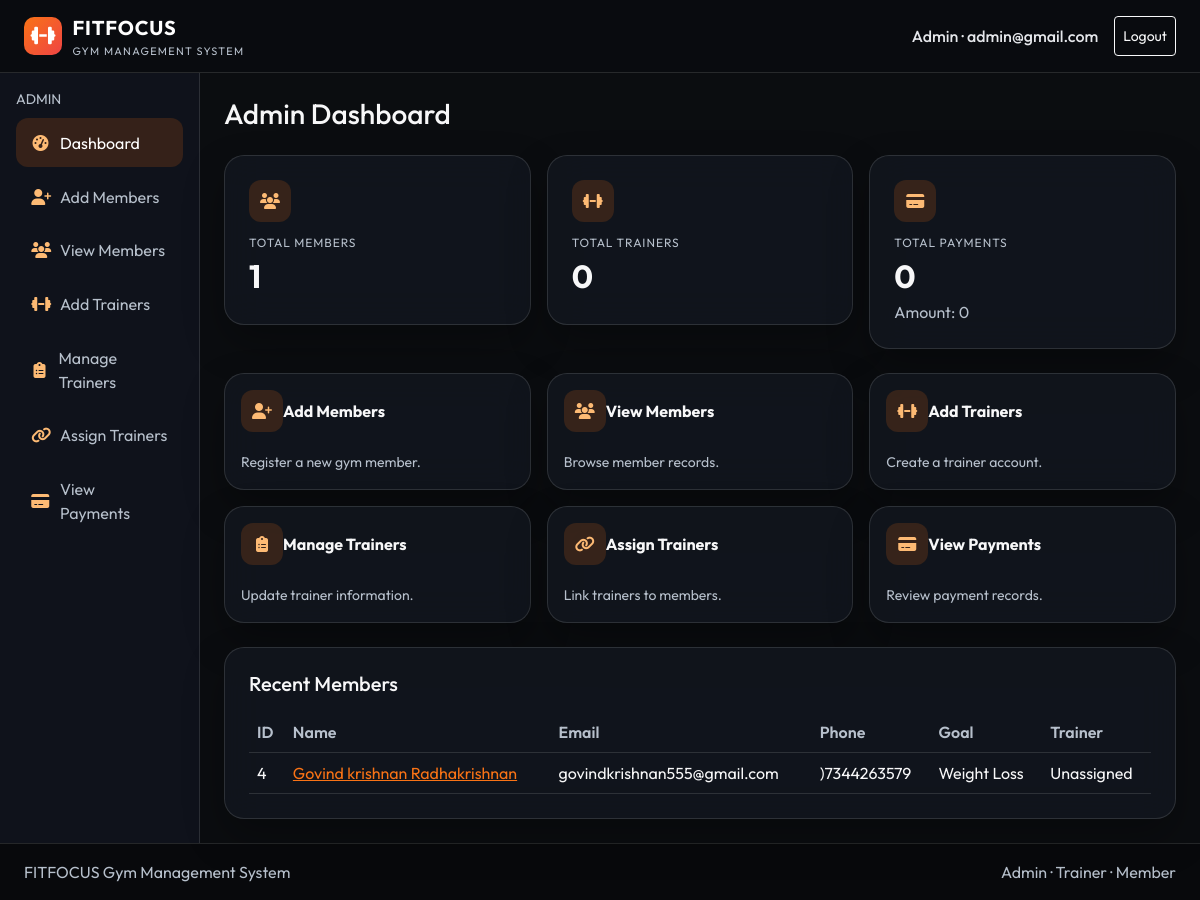
Before: /admin-dashboard/ (signed in) with the older database file.
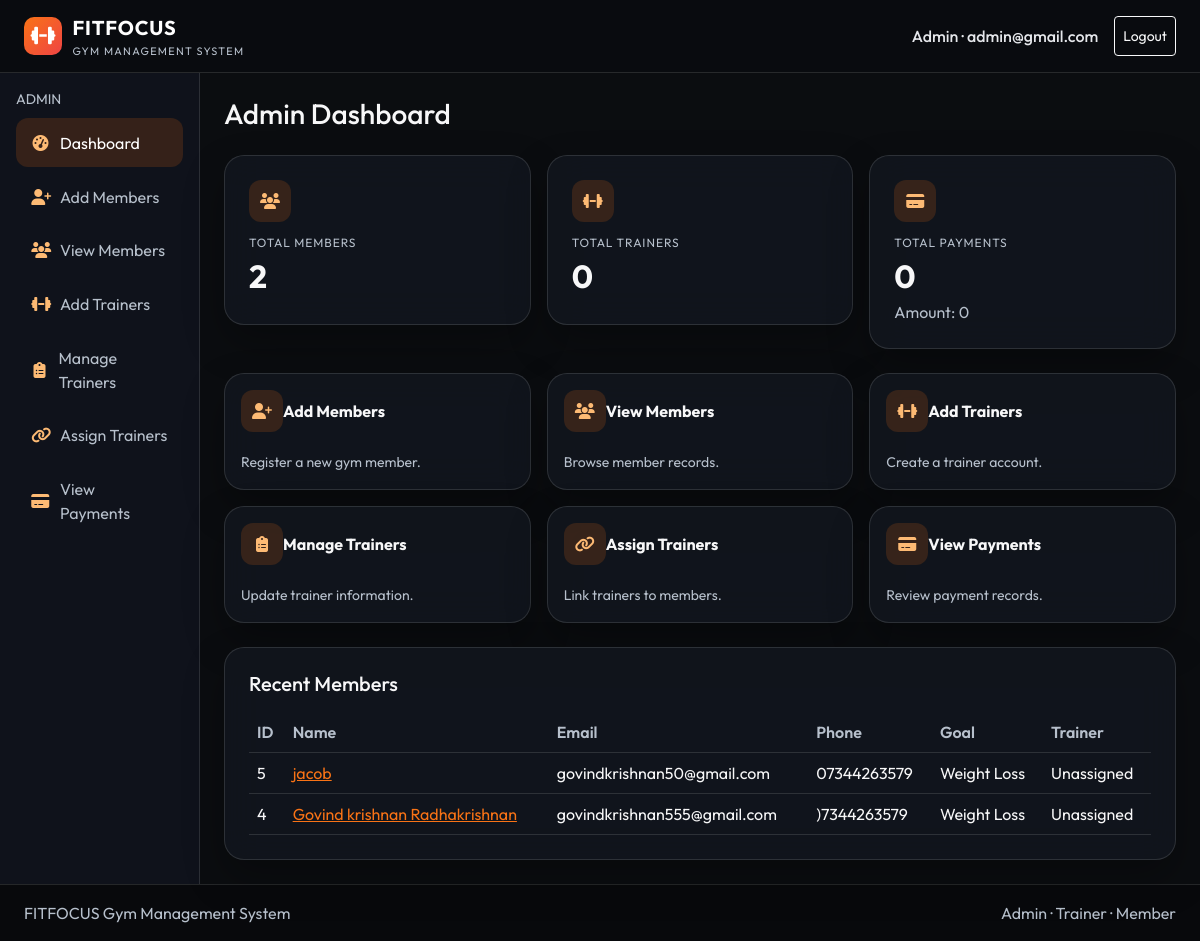
After: the same page with the newer database file.
### gymapp/models.py (models this page shows, shortened)
class User(AbstractUser):
    class Role(models.TextChoices):
        ADMIN = 'admin', 'Admin'
        TRAINER = 'trainer', 'Trainer'
        MEMBER = 'member', 'Member'
    username = None
    email = models.EmailField(unique=True)
    role = models.CharField(max_length=20, choices=Role.choices)
    USERNAME_FIELD = 'email'
    REQUIRED_FIELDS = []
    objects = UserManager()

class Member(models.Model):
    GENDER_CHOICES = [
        ('Male', 'Male'),
        ('Female', 'Female'),
        ('Other', 'Other'),
    ]
    member_id = models.AutoField(primary_key=True)
    user = models.OneToOneField(
        settings.AUTH_USER_MODEL,
        on_delete=models.CASCADE,
        related_name='member_profile',
    )
    trainer = models.ForeignKey(
        Trainer,
        on_delete=models.SET_NULL,
        null=True,
        blank=True,
        related_name='assigned_members',
    )
    fullname = models.CharField(max_length=150)
    dob = models.DateField()
    age = models.PositiveIntegerField()
    gender = models.CharField(max_length=20, choices=GENDER_CHOICES)
    phone = models.CharField(max_length=20, unique=True)
    address = models.TextField()
    height = models.DecimalField(max_digits=5, decimal_places=2, help_text='Height in centimetres')
    weight = models.DecimalField(max_digits=5, decimal_places=2, help_text='Weight in kilograms')
    goal = models.CharField(max_length=150)
    @property
    def email(self):
        return self.user.email

### gymapp/views/admin_views.py (the view)
# urls.py: path('admin-dashboard/', admin_views.dashboard, name='admin_dashboard'),
@role_required(User.Role.ADMIN)
def dashboard(request):
    members = Member.objects.select_related('trainer', 'user').order_by('-member_id')
    payments = Payment.objects.select_related('member')
    context = {
        'total_members': members.count(),
        'total_trainers': Trainer.objects.count(),
        'total_payments': payments.count(),
        'payment_total_amount': payments.aggregate(total=Sum('amount'))['total'] or 0,
        'recent_members': members[:5],
    }
    return render(request, 'admin/dashboard.html', context)

### gymapp/context_processors.py (called while the page is built)
def role_context(request):
    profile = None
    user = getattr(request, 'user', None)
    if user and user.is_authenticated:
        if user.role == User.Role.ADMIN:
            profile = getattr(user, 'admin_profile', None)
        elif user.role == User.Role.TRAINER:
            profile = getattr(user, 'trainer_profile', None)
        elif user.role == User.Role.MEMBER:
            profile = getattr(user, 'member_profile', None)
    return {'current_profile': profile}

### templates/admin/dashboard.html (shortened to what this page needs)
{% extends "dashboard_base.html" %}
{% block dashboard_content %}
<h1 class="h3 mb-4">Admin Dashboard</h1>
<div class="row g-3 mb-4">
    <div class="col-sm-6 col-md-4">
        <div class="stat-card p-4">
            <div class="stat-icon"><i class="fa-solid fa-users"></i></div>
            <div class="stat-label">Total Members</div>
            <div class="stat-value">{{ total_members }}</div>
        </div>
    </div>
    <div class="col-sm-6 col-md-4">
        <div class="stat-card p-4">
            <div class="stat-icon"><i class="fa-solid fa-dumbbell"></i></div>
            <div class="stat-label">Total Trainers</div>
            <div class="stat-value">{{ total_trainers }}</div>
        </div>
    </div>
    <div class="col-sm-6 col-md-4">
        <div class="stat-card p-4">
            <div class="stat-icon"><i class="fa-solid fa-credit-card"></i></div>
            <div class="stat-label">Total Payments</div>
            <div class="stat-value">{{ total_payments }}</div>
            <div class="text-muted">Amount: {{ payment_total_amount }}</div>
        </div>
    </div>
</div>
<div class="row g-3 mb-4">
    <div class="col-sm-6 col-lg-4">
        <a class="dashboard-link" href="{% url 'admin_member_add' %}">
            <div class="stat-card p-3 h-100"><div class="stat-icon"><i class="fa-solid fa-user-plus"></i></div><strong>Add Members</strong><p class="small text-muted mb-0 mt-2">Register a new gym member.</p></div>
        </a>
    </div>
    <div class="col-sm-6 col-lg-4">
        <a class="dashboard-link" href="{% url 'admin_members' %}">
            <div class="stat-card p-3 h-100"><div class="stat-icon"><i class="fa-solid fa-users"></i></div><strong>View Members</strong><p class="small text-muted mb-0 mt-2">Browse member records.</p></div>
        </a>
    </div>
    <div class="col-sm-6 col-lg-4">
        <a class="dashboard-link" href="{% url 'admin_trainer_add' %}">
            <div class="stat-card p-3 h-100"><div class="stat-icon"><i class="fa-solid fa-dumbbell"></i></div><strong>Add Trainers</strong><p class="small text-muted mb-0 mt-2">Create a trainer account.</p></div>
        </a>
    </div>
    <div class="col-sm-6 col-lg-4">
        <a class="dashboard-link" href="{% url 'admin_trainers_manage' %}">
            <div class="stat-card p-3 h-100"><div class="stat-icon"><i class="fa-solid fa-clipboard-list"></i></div><strong>Manage Trainers</strong><p class="small text-muted mb-0 mt-2">Update trainer information.</p></div>
        </a>
    </div>
    <div class="col-sm-6 col-lg-4">
        <a class="dashboard-link" href="{% url 'admin_assign_trainer' %}">
            <div class="stat-card p-3 h-100"><div class="stat-icon"><i class="fa-solid fa-link"></i></div><strong>Assign Trainers</strong><p class="small text-muted mb-0 mt-2">Link trainers to members.</p></div>
        </a>
    </div>
    <div class="col-sm-6 col-lg-4">
        <a class="dashboard-link" href="{% url 'admin_payments' %}">
            <div class="stat-card p-3 h-100"><div class="stat-icon"><i class="fa-solid fa-credit-card"></i></div><strong>View Payments</strong><p class="small text-muted mb-0 mt-2">Review payment records.</p></div>
        </a>
    </div>
</div>
<div class="content-card p-4">
    <h2 class="h5 mb-3">Recent Members</h2>
    <div class="table-responsive">
        <table class="table table-hover align-middle mb-0">
            <thead>
                <tr>
                    <th>ID</th>
                    <th>Name</th>
                    <th>Email</th>
                    <th>Phone</th>
                    <th>Goal</th>
                    <th>Trainer</th>
                </tr>
            </thead>
            <tbody>
                {% for member in recent_members %}
                    <tr>
                        <td>{{ member.member_id }}</td>
                        <td><a href="{% url 'admin_member_detail' member.member_id %}">{{ member.fullname }}</a></td>
                        <td>{{ member.email }}</td>
                        <td>{{ member.phone }}</td>
                        <td>{{ member.goal }}</td>
                        <td>{{ member.trainer.fullname|default:"Unassigned" }}</td>
                    </tr>
                {% empty %}
                    <tr><td colspan="6" class="text-muted">No members yet.</td></tr>
                {% endfor %}
            </tbody>
        </table>
    </div>
</div>
{% endblock %}

### templates/dashboard_base.html (shortened to what this page needs)
{% extends "base.html" %}
{% block body_class %}page-dashboard{% endblock %}
{% block content %}
<div class="container-fluid">
    <div class="row">
        <aside class="col-lg-3 col-xl-2 sidebar p-3">
            {% include "includes/sidebar.html" %}
        </aside>
        <main class="col-lg-9 col-xl-10 p-3 p-md-4">
            {% block dashboard_content %}{% endblock %}
        </main>
    </div>
</div>
{% endblock %}

### templates/base.html (shortened to what this page needs)
<!DOCTYPE html>
<html lang="en">
<head>
    <link href="https://cdn.jsdelivr.net/npm/bootstrap@5.3.3/dist/css/bootstrap.min.css" rel="stylesheet">
    <link rel="stylesheet" href="https://cdnjs.cloudflare.com/ajax/libs/font-awesome/6.5.2/css/all.min.css">
    {% load static %}
    <link rel="stylesheet" href="{% static 'css/style.css' %}">
</head>
<body class="{% block body_class %}{% endblock %}">
    <nav class="navbar navbar-expand-lg navbar-dark navbar-fitfocus sticky-top">
        <div class="container-fluid px-3 px-lg-4">
            <a class="navbar-brand d-flex align-items-center" href="{% url 'home' %}">
                <span class="brand-mark"><i class="fa-solid fa-dumbbell"></i></span>
                <span>
                    <span class="brand-title">FITFOCUS</span>
                    <span class="brand-subtitle">Gym Management System</span>
                </span>
            </a>
            <div class="collapse navbar-collapse" id="mainNav">
                <ul class="navbar-nav ms-auto align-items-lg-center gap-lg-2">
                    {% if user.is_authenticated %}
                        <li class="nav-item">
                            <span class="nav-link disabled">{{ user.get_role_display }} · {{ user.email }}</span>
                        </li>
                        <li class="nav-item">
                            <form method="post" action="{% url 'logout' %}">
                                <button class="btn btn-outline-light btn-sm" type="submit">Logout</button>
                            </form>
                        </li>
                    {% else %}
                        <li class="nav-item"><a class="nav-link" href="{% url 'home' %}">Home</a></li>
                        <li class="nav-item"><a class="nav-link" href="{% url 'login' %}">Login</a></li>
                        <li class="nav-item"><a class="btn btn-accent btn-sm" href="{% url 'register' %}">Register</a></li>
                    {% endif %}
                </ul>
            </div>
        </div>
    </nav>
    {% block content %}{% endblock %}
    {% block footer %}
    <footer class="site-footer py-3 mt-auto">
        <div class="container-fluid px-3 px-lg-4 d-flex flex-column flex-md-row justify-content-between gap-2">
            <span>FITFOCUS Gym Management System</span>
            <span>Admin · Trainer · Member</span>
        </div>
    </footer>
    {% endblock %}
</body>
</html>

### templates/includes/sidebar.html (shortened to what this page needs)
{% if user.role == 'admin' %}
    <p class="text-muted text-uppercase small mb-2">Admin</p>
    <nav class="nav flex-column">
        <a class="nav-link {% if request.resolver_match.url_name == 'admin_dashboard' %}active{% endif %}" href="{% url 'admin_dashboard' %}"><i class="fa-solid fa-gauge-high"></i> Dashboard</a>
        <a class="nav-link {% if request.resolver_match.url_name == 'admin_member_add' %}active{% endif %}" href="{% url 'admin_member_add' %}"><i class="fa-solid fa-user-plus"></i> Add Members</a>
        <a class="nav-link {% if request.resolver_match.url_name == 'admin_members' %}active{% endif %}" href="{% url 'admin_members' %}"><i class="fa-solid fa-users"></i> View Members</a>
        <a class="nav-link {% if request.resolver_match.url_name == 'admin_trainer_add' %}active{% endif %}" href="{% url 'admin_trainer_add' %}"><i class="fa-solid fa-dumbbell"></i> Add Trainers</a>
        <a class="nav-link " href="{% url 'admin_trainers_manage' %}"><i class="fa-solid fa-clipboard-list"></i> Manage Trainers</a>
        <a class="nav-link {% if request.resolver_match.url_name == 'admin_assign_trainer' %}active{% endif %}" href="{% url 'admin_assign_trainer' %}"><i class="fa-solid fa-link"></i> Assign Trainers</a>
        <a class="nav-link {% if request.resolver_match.url_name == 'admin_payments' %}active{% endif %}" href="{% url 'admin_payments' %}"><i class="fa-solid fa-credit-card"></i> View Payments</a>
    </nav>
{% endif %}

### static/css/style.css (style rules this page uses)
:root { --ff-bg: #0b0d10; --ff-surface: rgba(18, 22, 30, 0.88); --ff-surface-solid: #161b24; --ff-surface-2: rgba(34, 42, 54, 0.92); --ff-border: rgba(255, 255, 255, 0.12); --ff-text: #f7f7f8; --ff-muted: #b7c0cc; --ff-accent: #f97316; --ff-accent-dark: #ea580c; --ff-img-gym: url("https://images.unsplash.com/photo-1534438327276-14e5300c3a48?auto=format&fit=crop&w=1920&q=80"); --ff-img-weights: url("https://images.unsplash.com/photo-1571902943202-507ec2618e8f?auto=format&fit=crop&w=1920&q=80"); --ff-img-training: url("https://images.unsplash.com/photo-1517836357463-d25dfeac3438?auto=format&fit=crop&w=1920&q=80"); --ff-img-floor: url("https://images.unsplash.com/photo-1576678927484-e66f0c2da5b0?auto=format&fit=crop&w=1920&q=80"); }
*, *::before, *::after { box-sizing: border-box; }
html, body { min-height: 100%; }
body { display: flex; flex-direction: column; min-height: 100vh; background-color: var(--ff-bg); background-image: linear-gradient(180deg, rgba(11, 13, 16, 0.82) 0%, rgba(11, 13, 16, 0.9) 100%), var(--ff-img-floor); background-size: cover; background-position: center; background-attachment: fixed; color: var(--ff-text); font-family: "Outfit", "Segoe UI", sans-serif; }
body.page-dashboard { background-image: linear-gradient(180deg, rgba(11, 13, 16, 0.78) 0%, rgba(11, 13, 16, 0.88) 100%), var(--ff-img-gym); }
a { color: var(--ff-accent); }
.navbar-fitfocus { background: rgba(10, 12, 16, 0.86); border-bottom: 1px solid var(--ff-border); backdrop-filter: blur(16px); }
.navbar-fitfocus .nav-link { color: #e5e7eb !important; font-weight: 500; }
.brand-mark { width: 38px; height: 38px; border-radius: 10px; display: inline-flex; align-items: center; justify-content: center; background: linear-gradient(135deg, #f97316, #ef4444); color: #fff; margin-right: 0.65rem; }
.brand-title { font-weight: 700; letter-spacing: 0.04em; color: #fff; }
.brand-subtitle { display: block; font-size: 0.68rem; color: var(--ff-muted); letter-spacing: 0.12em; text-transform: uppercase; }
.btn-outline-light { min-height: 40px; }
.auth-card, .content-card, .stat-card { background: var(--ff-surface); border: 1px solid var(--ff-border); border-radius: 20px; box-shadow: 0 18px 40px rgba(0, 0, 0, 0.28); backdrop-filter: blur(18px); }
.stat-card .stat-label { color: var(--ff-muted); text-transform: uppercase; letter-spacing: 0.08em; font-size: 0.75rem; }
.stat-card .stat-value { font-size: 2rem; font-weight: 700; }
.stat-icon { width: 42px; height: 42px; border-radius: 12px; display: inline-flex; align-items: center; justify-content: center; background: rgba(249, 115, 22, 0.16); color: #fdba74; margin-bottom: 0.75rem; }
.dashboard-link { display: block; text-decoration: none; color: inherit; height: 100%; }
.sidebar, .offcanvas-fitfocus { background: rgba(16, 20, 28, 0.94); border-right: 1px solid var(--ff-border); min-height: calc(100vh - 72px); }
.sidebar .nav-link, .offcanvas-fitfocus .nav-link { color: var(--ff-muted); border-radius: 12px; margin-bottom: 0.3rem; padding: 0.78rem 0.95rem; display: flex; align-items: center; gap: 0.65rem; }
.sidebar .nav-link i, .offcanvas-fitfocus .nav-link i { width: 1.15rem; text-align: center; color: #fdba74; }
.sidebar .nav-link.active, .sidebar .nav-link:hover, .offcanvas-fitfocus .nav-link.active, .offcanvas-fitfocus .nav-link:hover { background: rgba(249, 115, 22, 0.16); color: #fff; }
.table { color: var(--ff-text); }
.table thead th { color: var(--ff-muted); font-weight: 600; border-bottom-color: var(--ff-border); white-space: nowrap; }
.table > :not(caption) > * > * { background: transparent; border-color: var(--ff-border); color: var(--ff-text); }
.text-muted, .form-text { color: var(--ff-muted) !important; }
.site-footer { border-top: 1px solid var(--ff-border); color: var(--ff-muted); background: rgba(8, 9, 12, 0.72); margin-top: auto; }

Changed rows visible on the page:
added Member: member_id "5", fullname "jacob", email "govindkrishnan50@gmail.com", phone "07344263579", goal "Weight Loss", trainer.fullname "Unassigned"
Other visible differences:
{{ total_members }}: "1" → "2"
